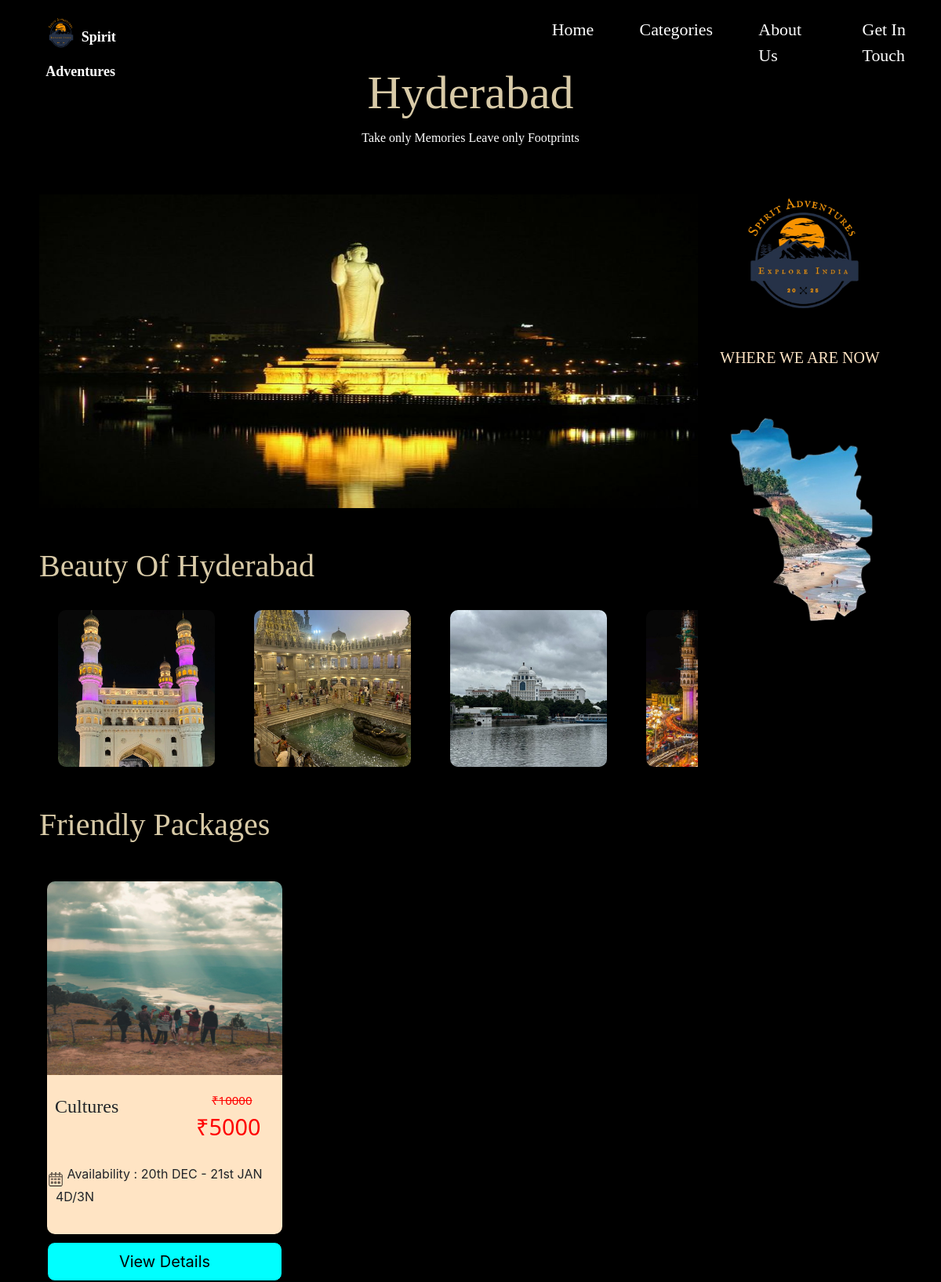
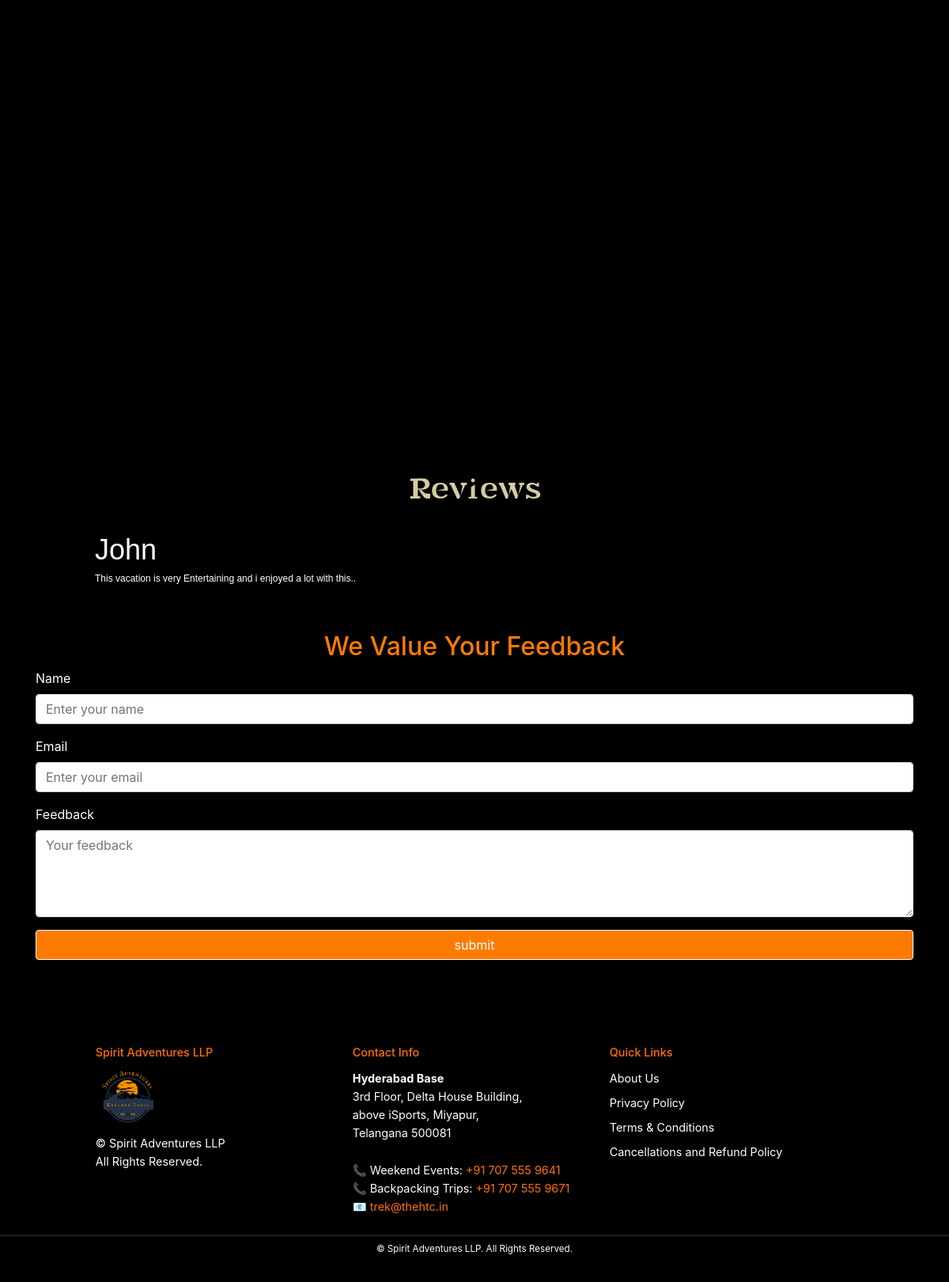
The page /city/Hyderabad/ on the database its author committed (2 pictures, top to bottom).
### app1/models.py (models this page shows, shortened)
class Basecitypage(models.Model):
    city_name = models.CharField(max_length=100, unique=True)
    city_image=models.ImageField(upload_to='cityimages/')
    city_description=models.TextField()
    city_gallery1=models.ImageField(upload_to='cityimages/')
    city_gallery2=models.ImageField(upload_to='cityimages/')
    city_gallery3=models.ImageField(upload_to='cityimages/')
    city_gallery4=models.ImageField(upload_to='cityimages/')
    city_gallery5=models.ImageField(upload_to='cityimages/')
    city_map=models.ImageField(upload_to='cityimages/')

class packages(models.Model):
    city = models.ForeignKey(Basecitypage, on_delete=models.CASCADE, related_name="packages",null=True, blank=True)
    package_image=models.ImageField(upload_to='images/')
    package_name=models.CharField(max_length=50)
    discount_price=models.IntegerField()
    full_price=models.IntegerField()
    Availability=models.CharField(max_length=25,null=True, blank=True)
    no_of_days=models.CharField(max_length=25)

class feedback(models.Model):
    name=models.CharField(max_length=40)
    email=models.EmailField(max_length=40)
    feedback=models.CharField(max_length=200)

### app1/views.py (the view)
# urls.py: path('city/<str:city_name>/', cityconnection, name='cityconnection'),
def cityconnection(request,city_name):
    city = get_object_or_404(Basecitypage, city_name__iexact=city_name)
    package =packages.objects.filter(city=city)
    f1 = feedbackForm()
    if request.method == 'POST':
        f1 = feedbackForm(request.POST)
        if f1.is_valid():
            f1.save()
            return redirect('app1:cityconnection', city_name=city_name)
    F=feedback.objects.all()
    return render(request,'base_cities.html',{'city1':city,'packages':package,'form1':F})

### template/base_cities.html (shortened to what this page needs)
{% extends 'base.html' %} {% load static %} {% block css_cities %}
<link rel="stylesheet" href="{% static 'css/citypage.css' %}" />
{% endblock css_cities %} {% block body %}
<h1 id="city">{{ city1.city_name }}</h1>
<p id="tagline">Take only Memories Leave only Footprints</p>
<br />
<div id="container_goa">
  <div id="left_div">
    <img src="{{ city1.city_image.url }}" alt="" id="img_1" />
    <h1 id="gallery">Beauty Of {{ city1.city_name }}</h1>
    <br />
    <div class="container-packages carousel" id="img_div">
      <div class="wrap">
        <img src="{{ city1.city_gallery1.url }}" alt="" class="images" />
        <img src="{{ city1.city_gallery2.url }}" alt="" class="images" />
        <img src="{{ city1.city_gallery3.url }}" alt="" class="images" />
        <img src="{{ city1.city_gallery4.url }}" alt="" class="images" />
      </div>
    </div>
    <h1 id="package">Friendly Packages</h1>
    <div class="container-packages cartss">
      {% for i in packages %}
      <div class="package-container">
        <div class="maincart-container item">
          <div class="img-container">
            <img src="{{ i.package_image.url }}" alt="" class="img1" />
          </div>
          <div class="place-container">
            <span class="place-info">{{ i.package_name }}</span>
          </div>
          <div class="price-container">
            <span class="actual-price">₹{{ i.full_price }}</span>
            <br />
            <span class="price-info" id="dc">₹{{ i.discount_price }}</span>
          </div>
          <div class="Availability-container">
            <img
              src="{% static 'images/time-and-date.png' %}"
              alt=""
              class="date-img"
            />
            <span>Availability : <span>{{ i.Availability }}</span> </span><br />
            <span id="no">{{ i.no_of_days }}</span>
          </div>
        </div>
        <button class="btn submit_button">
          <a href="{% url 'app1:package_details' package_id=i.id %}" class="link">View Details</a>
        </button>
      </div>
      {% endfor %}
    </div>
  </div>
  <div id="right_div">
    <div>
      <img
        src="{% static 'img/Logo.png' %}"
        alt=""
        id="img_2"
      />
      <h4 id="text">WHERE WE ARE NOW</h4>
      <img src="{{ city1.city_map.url }}" alt="" id="map" />
    </div>
  </div>
</div>
 <h1 style="text-align: center;color: #d8caa7;font-family: Rudeee;">Reviews</h1> <br>
<div style="width: 100%; height: auto; padding-left: 10%;margin-bottom: 5%;">
  <form action="" method="post" id="form1">
    {% csrf_token %} {% for i in form1 %}
    <div style="margin-right: 5%; margin-bottom: 2%">
      <h2
        style="
          color: white;
          font-family: Verdana, Geneva, Tahoma, sans-serif;
          font-size: 3vw;
        "
      >
        {{i.name}}
      </h2>
      <h4
        style="
          color: white;
          font-size: 1vw;
          font-family: Verdana, Geneva, Tahoma, sans-serif;
        "
      >
        {{i.feedback}}
      </h4>
    </div>
    {% endfor %}
  </form>
</div>
<div class="container">
  <h2 class="text-center" id="fd_txt">We Value Your Feedback</h2>
  <form method="post">
    <div class="form-group">
      <label for="name">Name</label>
      <input
        type="text"
        class="form-control"
        id="name"
        placeholder="Enter your name"
        required
        name="name"
      />
    </div>
    <div class="form-group">
      <label for="email">Email</label>
      <input
        type="email"
        class="form-control"
        id="email"
        placeholder="Enter your email"
        required
        name="email"
      />
    </div>
    <div class="form-group">
      <label for="feedback">Feedback</label>
      <textarea
        class="form-control"
        id="feedback"
        rows="4"
        placeholder="Your feedback"
        required
        name="feedback"
      ></textarea>
    </div>
    <input type="submit" class="btn btn-primary btn-block" value="submit" />
  </form>
</div>
{% endblock body %}

### static/css/base.css (style rules this page uses)
body { background-color: #1d2955; }
* { padding: 0%; margin: 0%; }
a { text-decoration: none; color: #d8caa7; }

### static/css/citypage.css (style rules this page uses)
body { background-color: black; }
* { padding: 0%; margin: 0%; }
#container_goa { width: 100%; height: 250vh; }
#city { font-family: 'Times New Roman', Times, serif; font-weight: 200; text-align: center; font-size: 60px; margin-bottom: 10px; margin-top: 40px; color: #d8caa7; }
#tagline { color: white; font-family: Georgia, "Times New Roman", Times, serif; text-align: center; }
#left_div, #right_div { height: 100%; float: left; }
#left_div { width: 70%; }
#right_div { width: 30%; }
#img_1 { margin-left: 50px; margin-top: 20px; width: 100%; height: 400px; }
.images { float: left; width: 20vw; height: 30vh; margin-left: 2vw; }
#map { margin-top: 30px; width: 85%; height: 300px; margin-left: 8%; }
#text { margin-top: 20px; text-align: center; font-size: 20px; color: bisque; font-family: neuemachinaregular; }
#img_2 { width: 50%; margin-left: 8vw; margin-top: 20px; margin-bottom: 25px; border-radius: 50%; }
#gallery, #package { color: #d8caa7; margin-left: 50px; margin-top: 50px; font-family: neuemachinaregular; }
.carousel { display: flex; flex-direction: column; overflow: hidden; width: 90%; }
.wrap { display: grid; grid-auto-flow: column; grid-auto-columns: 250px; justify-items: stretch; animation: slide 10s linear infinite; }
.wrap img { width: 200px; height: 200px; border-radius: 10px; object-fit: cover; }
#img_div { margin-left: 50px; margin-bottom: 40px; }
.container-packages { width: 100%; margin-left: -40px; }
.cartss { margin-left: -20px; }
.package-container { display: flex; flex-direction: column; float: left; margin-left: 50px; margin-top: 5vh; }
.maincart-container { width: 300px; height: 450px; overflow: hidden; border-radius: 10px; }
.img-container { width: 100%; height: 55%; transition: all 750ms; }
.img1 { width: 100%; height: 100%; }
.place-container { width: 80%; height: 25%; overflow: hidden; float: left; }
.place-info { font-family: neuemachinaregular; position: relative; top: 22px; font-size: 1.5em; margin-left: 10px; }
.price-container { width: 40%; height: 25%; float: left; }
.actual-price { position: relative; top: 20px; left: 30px; color: red; text-decoration: line-through; font-family: "neuemachinaregular"; font-size: 17px; }
.price-info { position: relative; top: 20px; left: 30px; font-size: 25px; color: red; font-family: "neuemachinaregular"; }
.Availability-container { width: 100%; height: 20%; float: left; }
.date-img { margin-top: 10px; margin-left: 1px; width: 20px; font-family: "Trebuchet MS", "Lucida Sans Unicode", "Lucida Grande", "Lucida Sans", Arial, sans-serif; }
.submit_button { width: 300px; height: 50px; background-color: aqua; border: 1px solid; border-radius: 25px; }
.link { text-decoration: none; color: black; font-size: 20px; }
#fd_txt { color: rgb(255, 123, 0); }
.btn-primary { background-color: rgb(255, 123, 0); border-color: white; }
.form-group { color: white; }
.package-container { display: flex; flex-direction: column; margin-left: 10vh; margin-top: 5vh; }
.place-container { width: 60%; height: 25%; overflow: hidden; float: left; background-color: bisque; }
.place-info { font-family: neuemachinaregular; position: relative; top: 22px; }
#dc { font-size: 1.8em; margin-left: -20px; }
.price-container { width: 40%; height: 25%; float: left; background-color: bisque; }
.actual-price { position: relative; top: 20px; left: 30px; color: red; text-decoration: line-through; font-family: "Segoe UI", Tahoma, Geneva, Verdana, sans-serif; font-size: 15px; }
.price-info { position: relative; top: 20px; left: 30px; font-size: 25px; color: red; font-family: "Segoe UI", Tahoma, Geneva, Verdana, sans-serif; }
.Availability-container { width: 100%; height: 20%; float: left; background-color: bisque; }
.date-img { margin-top: 10px; margin-left: 1px; width: 20px; background-color: bisque; font-family: "Trebuchet MS", "Lucida Sans Unicode", "Lucida Grande", "Lucida Sans", Arial, sans-serif; }
.submit_button { width: 300px; height: 50px; background-color: aqua; border: 1px solid; border-radius: 10px; margin-top: 10px; text-decoration: none; }

### rows shown on the page
Basecitypage: city_name "Hyderabad", city_image (picture), city_gallery1 (picture), city_gallery2 (picture), city_gallery3 (picture), city_gallery4 (picture), city_map (picture)
packages: package_image (picture), package_name "Cultures", full_price "10000", discount_price "5000", Availability "20th DEC - 21st JAN", no_of_days "4D/3N"
feedback: name "John", feedback "This vacation is very Entertaining and i enjoyed a lot with this.."
